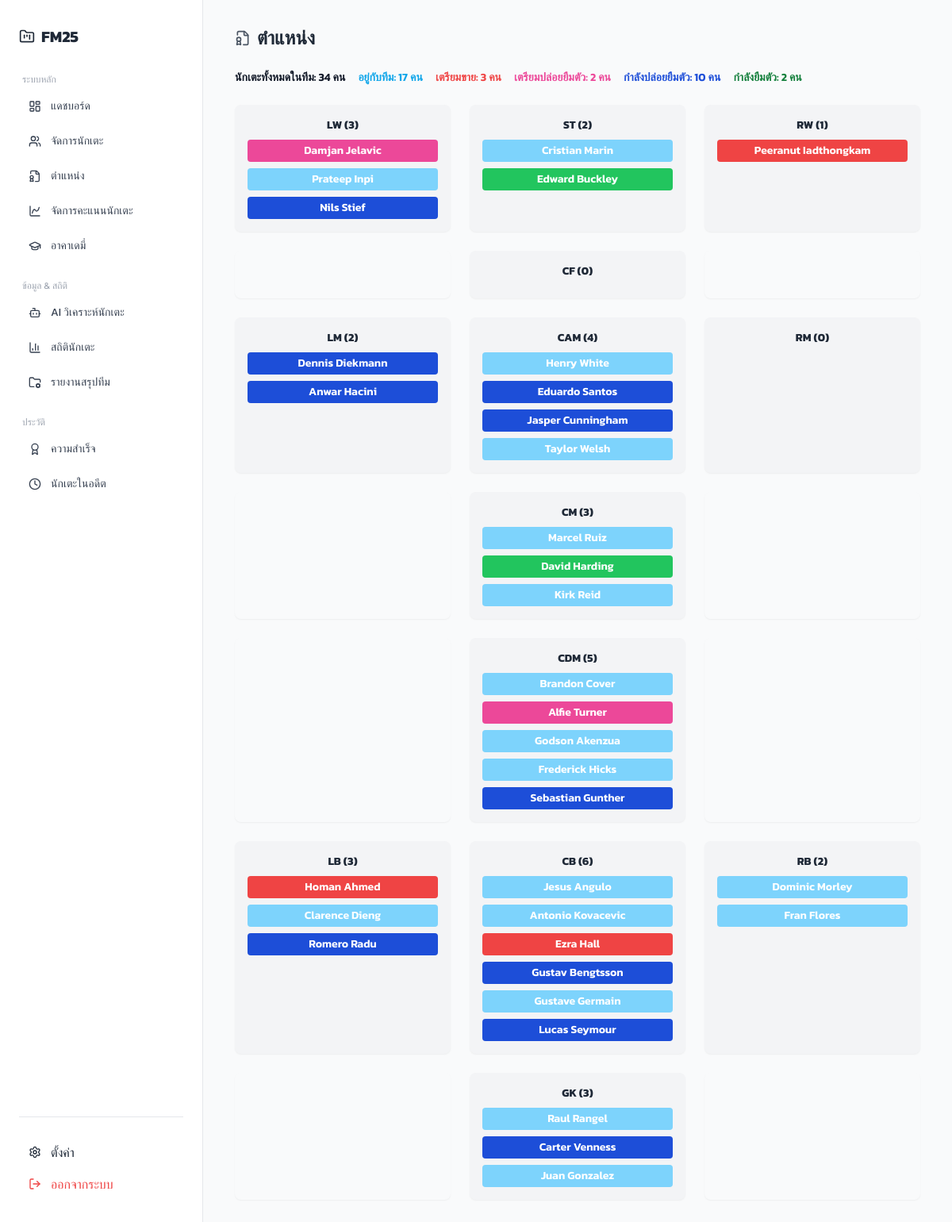
The page /pages/position.php (signed in) on the database its author committed.
### tables this page shows
CREATE TABLE `players` (
  `player_id` int(11) NOT NULL,
  `user_id` int(11) NOT NULL,
  `name` varchar(100) NOT NULL,
  `role` enum('crucial','important','rotation','sporadic','prospect') DEFAULT NULL,
  `position` enum('st','cf','lw','rw','lm','rm','cam','cm','cdm','cb','lb','rb','gk') DEFAULT NULL,
  `jersey_number` int(11) DEFAULT NULL,
  `status` enum('no','sell','for_loan','on_loan','in_loan') DEFAULT 'no',
  `injured` int(11) NOT NULL DEFAULT 0,
  `injured_count` int(11) DEFAULT 0,
  `performance_score` int(11) NOT NULL DEFAULT 0,
  `score_change` enum('increase','decrease','neutral') DEFAULT 'neutral',
  `change_count` int(11) DEFAULT 0
);

### pages/position.php (the view, shortened to what this page needs)
<?php
include "../includes/db_config.php";
$user_id = $_SESSION['user_id'];
$status_counts = [
  'sell' => 0,
  'for_loan' => 0,
  'on_loan' => 0,
  'in_loan' => 0,
  'no' => 0
];
if ($conn instanceof PDO) {
  $statusQuery = $conn->prepare("SELECT status, COUNT(*) as count FROM Players WHERE user_id = ? GROUP BY status");
  $statusQuery->execute([$user_id]);
  $statusResults = $statusQuery->fetchAll(PDO::FETCH_ASSOC);
  foreach ($statusResults as $row) {
    if (isset($status_counts[$row['status']])) {
      $status_counts[$row['status']] = $row['count'];
    }
  }
}
$totalPlayers = 0;
if ($conn instanceof PDO) {
  $queryTotal = $conn->prepare("SELECT COUNT(*) as total FROM Players WHERE user_id = ?");
  $queryTotal->execute([$user_id]);
  $totalPlayers = $queryTotal->fetch(PDO::FETCH_ASSOC)['total'];
} else {
  $queryTotal = mysqli_prepare($conn, "SELECT COUNT(*) as total FROM Players WHERE user_id = ?");
  mysqli_stmt_bind_param($queryTotal, "i", $user_id);
  mysqli_stmt_execute($queryTotal);
  $rowTotal = mysqli_stmt_get_result($queryTotal);
  $totalPlayers = mysqli_fetch_assoc($rowTotal)['total'];
}
$players = [];
$position_counts = [];
if ($conn instanceof PDO) {
  $query = $conn->prepare("
        SELECT * FROM Players
        WHERE user_id = ?
        ORDER BY FIELD(COALESCE(role, 'prospect'), 'crucial', 'important', 'rotation', 'sporadic', 'prospect'), name ASC
    ");
  $query->execute([$user_id]);
  $players = $query->fetchAll(PDO::FETCH_ASSOC);
}
foreach ($players as $player) {
  $position_counts[$player['position']] = isset($position_counts[$player['position']]) ? $position_counts[$player['position']] + 1 : 1;
}
function getStatusClass($status)
{
  switch ($status) {
    case 'sell':
      return 'bg-red-500 hover:bg-red-600';
    case 'for_loan':
      return 'bg-pink-500 hover:bg-pink-600';
    case 'on_loan':
      return 'bg-blue-700 hover:bg-blue-800';
    case 'in_loan':
      return 'bg-green-500 hover:bg-green-600';
    default:
      return 'bg-sky-300 hover:bg-blue-300';
  }
}
$positions = [
  ['lw', 'st', 'rw'],
  ['', 'cf', ''],
  ['lm', 'cam', 'rm'],
  ['', 'cm', ''],
  ['', 'cdm', ''],
  ['lb', 'cb', 'rb'],
  ['', 'gk', '']
];
?>
<!DOCTYPE html>
<html lang="th">
<head>
  <script src="https://cdn.tailwindcss.com"></script>
</head>
<body class="bg-gray-50 text-gray-800">
  <div class="flex h-screen overflow-hidden">
    <?php include '../includes/navbar.php'; ?>
    <main class="flex-1 overflow-y-auto px-10 py-8">
      <h1 class="text-2xl font-semibold flex items-center gap-2 mb-6">
        <i data-lucide="file-badge" class="w-5 h-5 text-gray-600"></i>
        ตำแหน่ง
      </h1>
      <div class="text-sm text-gray-900 mb-6 flex flex-wrap gap-x-4 gap-y-2 font-semibold">
        <span class="text-gray-900">นักเตะทั้งหมดในทีม: <?php echo $totalPlayers; ?> คน</span>
        <span class="text-sky-500">อยู่กับทีม: <?php echo $status_counts['no'] ?? 0; ?> คน</span>
        <span class="text-red-500">เตรียมขาย: <?php echo $status_counts['sell'] ?? 0; ?> คน</span>
        <span class="text-pink-500">เตรียมปล่อยยืมตัว: <?php echo $status_counts['for_loan'] ?? 0; ?> คน</span>
        <span class="text-blue-700">กำลังปล่อยยืมตัว: <?php echo $status_counts['on_loan'] ?? 0; ?> คน</span>
        <span class="text-green-700">กำลังยืมตัว: <?php echo $status_counts['in_loan'] ?? 0; ?> คน</span>
      </div>
      <div class="grid grid-cols-3 gap-6">
        <?php foreach ($positions as $row): ?>
          <?php foreach ($row as $pos): ?>
            <div class="<?php echo $pos ? 'bg-gray-100' : 'bg-transparent'; ?> p-4 rounded-lg shadow-sm">
              <?php if ($pos): ?>
                <div class="text-center font-bold uppercase text-sm mb-2">
                  <?php
                  $count = $position_counts[$pos] ?? 0;
                  echo "$pos ($count)";
                  ?>
                </div>
                <div class="flex flex-col gap-2">
                  <?php foreach ($players as $player): ?>
                    <?php if ($player['position'] === $pos): ?>
                      <a href="edit_player1.php?id=<?= $player['player_id']; ?>"
                        class="text-white font-semibold text-sm px-3 py-1 rounded text-center <?= getStatusClass($player['status']); ?>">
                        <?= $player['name']; ?>
                      </a>
                    <?php endif; ?>
                  <?php endforeach; ?>
                </div>
              <?php endif; ?>
            </div>
          <?php endforeach; ?>
        <?php endforeach; ?>
      </div>
    </main>
  </div>
</body>
</html>

### pages/position.php (style rules this page uses)
body { font-family: 'Kanit', sans-serif; }

### rows shown on the page
players: name "Damjan Jelavic"
players: name "Prateep Inpi"
players: name "Nils Stief"
players: name "Cristian Marin"
players: name "Edward Buckley"
players: name "Peeranut Iadthongkam"
players: name "Dennis Diekmann"
players: name "Anwar Hacini"
players: name "Henry White"
players: name "Eduardo Santos"
players: name "Jasper Cunningham"
players: name "Taylor Welsh"
players: name "Marcel Ruiz"
players: name "David Harding"
players: name "Kirk Reid"
players: name "Brandon Cover"
players: name "Alfie Turner"
players: name "Godson Akenzua"
players: name "Frederick Hicks"
players: name "Sebastian Gunther"
players: name "Homan Ahmed"
players: name "Clarence Dieng"
players: name "Romero Radu"
players: name "Jesus Angulo"
players: name "Antonio Kovacevic"
players: name "Ezra Hall"
players: name "Gustav Bengtsson"
players: name "Gustave Germain"
players: name "Lucas Seymour"
players: name "Dominic Morley"
players: name "Fran Flores"
players: name "Raul Rangel"
players: name "Carter Venness"
players: name "Juan Gonzalez"

### other values the page prints
$totalPlayers "34"
$status_counts['no'] "17"
$status_counts['sell'] "3"
$status_counts['for_loan'] "2"
$status_counts['on_loan'] "10"
$status_counts['in_loan'] "2"
$pos "LW"
$count "3"
$pos "ST"
$count "2"
$pos "RW"
$count "1"
$pos "CF"
$count "0"
$pos "LM"
